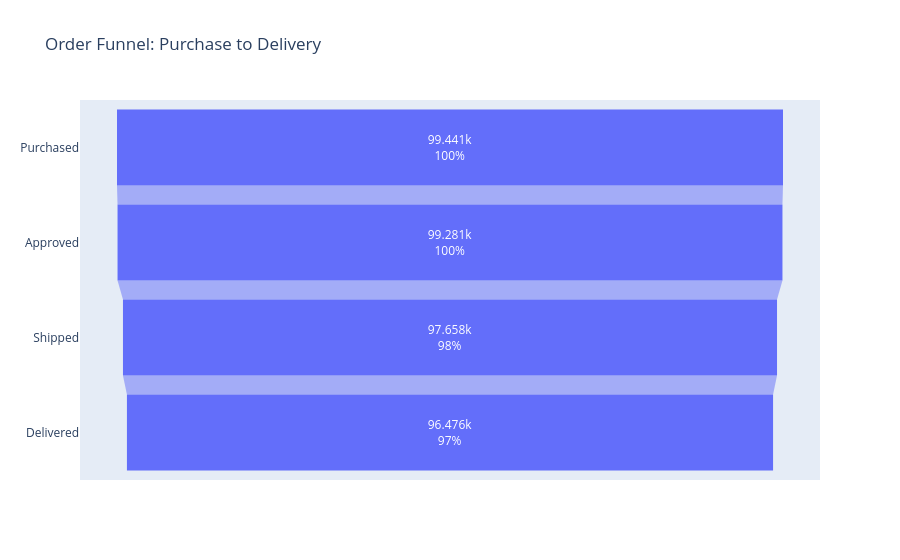

Source (notebook cell):
### Code cell
query2 = """
SELECT 
    COUNT(*) AS purchased,
    COUNT(order_approved_at) AS approved,
    COUNT(order_delivered_carrier_date) AS shipped,
    COUNT(order_delivered_customer_date) AS delivered
FROM orders;
"""
df_funnel = pd.read_sql(query2, engine)

stages = ['Purchased', 'Approved', 'Shipped', 'Delivered']
values = df_funnel.iloc[0].tolist()

import plotly.graph_objects as go

fig = go.Figure(go.Funnel(
    y=stages,
    x=values,
    textinfo="value+percent initial"
))
fig.update_layout(title="Order Funnel: Purchase to Delivery")
fig.show()

### Figure 1 — Plotly figure (JSON) as saved in the notebook; plotly's stock layout.template omitted (floating-point values rounded to 4 significant figures)
{"data": [{"textinfo": "value+percent initial", "type": "funnel", "x": [99441, 99281, 97658, 96476], "y": ["Purchased", "Approved", "Shipped", "Delivered"]}], "layout": {"title": {"text": "Order Funnel: Purchase to Delivery"}}}
